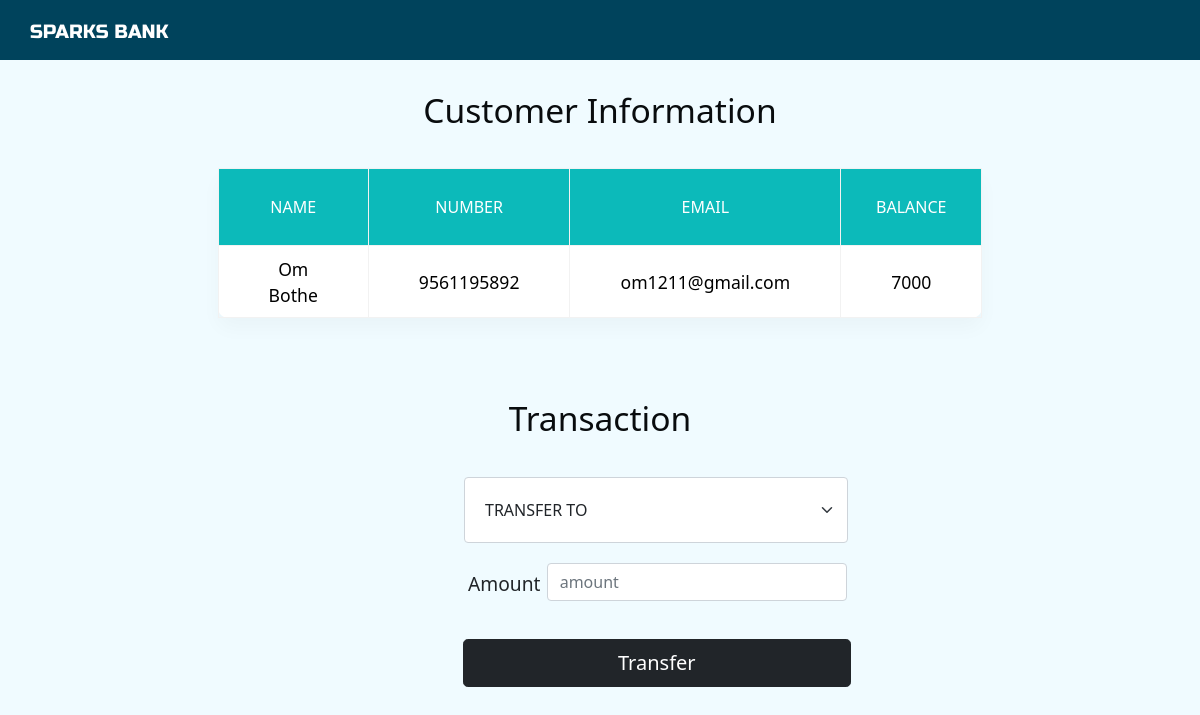
The page /transfer.php?id=1 on the database its author committed.
### tables this page shows
CREATE TABLE IF NOT EXISTS `customer` (
  `id` INT(144) NOT NULL UNIQUE ,
  `name` VARCHAR(1000) NOT NULL,
  `number` VARCHAR(1000) not null,
  `email` VARCHAR(1000) NOT NULL UNIQUE,
  `balance` VARCHAR(10000)
);

### transfer.php (the view, shortened to what this page needs)
<!DOCTYPE html>
<html lang="en" dir="ltr">
  <head>
    <link rel="stylesheet" href="style.css">
    <link href="https://cdn.jsdelivr.net/npm/bootstrap@5.0.1/dist/css/bootstrap.min.css" rel="stylesheet">
  </head>
  <body>
    <?php include 'panel.php'; ?>
    <div class="subbody">
      <h2 class="vheading">Customer Information</h2>
            <?php
            include 'connection.php';
            $id=$_GET['id'];
            $squery="select * from customer where id=$id";
            $q=mysqli_query($conn,$squery);
            while($res=mysqli_fetch_array($q))
            {?>
              <table class="ttable" style="height:150px;">
              <tr>
                <th>Name</th>
                <th>Number</th>
                <th>Email</th>
                <th>Balance</th>
              </tr>
              <tr>
                <td><?php echo $res['name']; ?></td>
                <td><?php echo $res['number']; ?></td>
                <td><?php echo $res['email']; ?></td>
                <td><?php echo $res['balance']; ?></td>
              </tr>
              </table>
            <?php
          } ?>
      <h2 class="vheading">Transaction</h2>
      <form class="row gy-2 gx-3 align-items-center" action="" style="margin-left: 38%; margin-right:25%;" method="post">
        <div class="form" >
          <select class="form-select" placeholder="transfer to" name="rid">
            <option selected hidden disabled >TRANSFER TO</option>
          </select>
        </div>
        <div class="mb-3 row" >
          <label for="amount" class="col-sm-2 col-form-label" id="amount">Amount</label>
          <div class="col-sm-10">
            <input required type="text" placeholder="amount" name="tamount" id="amountbtn" class="form-control" style="margin-top:20px; width:300px;">
          </div>
        </div>
            <div class="button-container" >
          <button name="transfer" class="btn btn-lg btn-dark tbtn" style="padding-left:154px; padding-right:154px;">Transfer</button>
        </div>
    </div>
  </body>
</html>

### style.css (style rules this page uses)
body { margin: 0; padding: 0; }
.vheading { text-align: center; padding-top:30px; padding-bottom: 30px; font-size: 2.1em; color: #090c0e }
.subbody { background-color: #f0fbff; height: 1000px; }
table { border-collapse:collapse; background-color:#fff; box-shadow: 0 10px 20px 0 rgba(0,0,0,.03); border-radius: 10px; margin : auto; width:20%; margin-bottom: 50px; }
th,td { border:1px solid #f2f2f2; padding: 8px 50px; text-align: center; color: black; }
th { text-transform: uppercase; font-weight: 500; background-color: #0cbaba; color:white; padding: 25px 30px; }
td { font-size: 1.1em; }
.row { width:400px; }
.form-select { padding: 20px; }
#amount { font-size: 1.2em; margin-top: 20px; }
#amountbtn { margin-left: 16px; }
.button-container { padding: 10px 35px; }
div.form { display: block; text-align: center; }
form { margin-left: 25%; margin-right:25%; width: 50%; }
.tbtn { position: relative; right: 28px; }

### rows shown on the page
customer: name "Om Bothe", number "9561195892", email "om1211@gmail.com", balance "7000"
